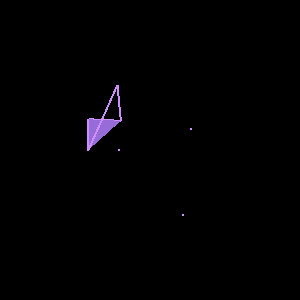

Source code (Python):
#!/usr/bin/env python

# Demonstrate VBO rendering with points, lines, and triangles in a single polydata.

import vtkmodules.vtkInteractionStyle  # noqa: F401
import vtkmodules.vtkRenderingOpenGL2  # noqa: F401

from vtkmodules.vtkCommonCore import vtkPoints
from vtkmodules.vtkCommonDataModel import vtkCellArray, vtkPolyData
from vtkmodules.vtkCommonExecutionModel import vtkTrivialProducer
from vtkmodules.vtkRenderingCore import (
    vtkActor,
    vtkPolyDataMapper,
    vtkRenderWindow,
    vtkRenderWindowInteractor,
    vtkRenderer,
)

# Build polydata with points, lines, and triangles
points = vtkPoints()
points.SetNumberOfPoints(7)
points.SetPoint(0, 0, 0, 0)
points.SetPoint(1, 1, 0, 0)
points.SetPoint(2, 0, 1, 0)
points.SetPoint(3, 1, 1, -1)
points.SetPoint(4, 1, 2, 1)
points.SetPoint(5, 4, 1, -9)
points.SetPoint(6, 3, -2, 1)

# Vertices
verts = vtkCellArray()
verts.InsertNextCell(1)
verts.InsertCellPoint(0)
verts.InsertNextCell(1)
verts.InsertCellPoint(1)
verts.InsertNextCell(1)
verts.InsertCellPoint(5)
verts.InsertNextCell(1)
verts.InsertCellPoint(6)

# Lines
lines = vtkCellArray()
lines.InsertNextCell(2)
lines.InsertCellPoint(2)
lines.InsertCellPoint(3)
lines.InsertNextCell(2)
lines.InsertCellPoint(0)
lines.InsertCellPoint(4)
# Polyline
lines.InsertNextCell(4)
lines.InsertCellPoint(0)
lines.InsertCellPoint(2)
lines.InsertCellPoint(3)
lines.InsertCellPoint(4)

# Triangles
tris = vtkCellArray()
tris.InsertNextCell(3)
tris.InsertCellPoint(0)
tris.InsertCellPoint(2)
tris.InsertCellPoint(3)

polydata = vtkPolyData()
polydata.SetPoints(points)
polydata.SetVerts(verts)
polydata.SetLines(lines)
polydata.SetPolys(tris)

prod = vtkTrivialProducer()
prod.SetOutput(polydata)

mapper = vtkPolyDataMapper()
mapper.SetInputConnection(prod.GetOutputPort())

actor = vtkActor()
actor.SetMapper(mapper)
actor.GetProperty().SetPointSize(5)
actor.GetProperty().SetLineWidth(2)
actor.GetProperty().SetAmbientColor(0.2, 0.2, 1.0)
actor.GetProperty().SetDiffuseColor(1.0, 0.65, 0.7)
actor.GetProperty().SetSpecularColor(1.0, 1.0, 1.0)
actor.GetProperty().SetSpecular(0.5)
actor.GetProperty().SetDiffuse(0.7)
actor.GetProperty().SetAmbient(0.5)
actor.GetProperty().SetSpecularPower(20.0)
actor.GetProperty().SetOpacity(1.0)

renderer = vtkRenderer()
renderer.SetBackground(0.0, 0.0, 0.0)
renderer.AddActor(actor)

render_window = vtkRenderWindow()
render_window.SetMultiSamples(0)
render_window.SetSize(300, 300)
render_window.AddRenderer(renderer)
render_window.SetWindowName("vbo points lines")

interactor = vtkRenderWindowInteractor()
interactor.SetRenderWindow(render_window)

# Pipeline exception: render, change property, re-render
render_window.Render()
actor.GetProperty().SetPointSize(2.0)
render_window.Render()

interactor.Initialize()
interactor.Start()
